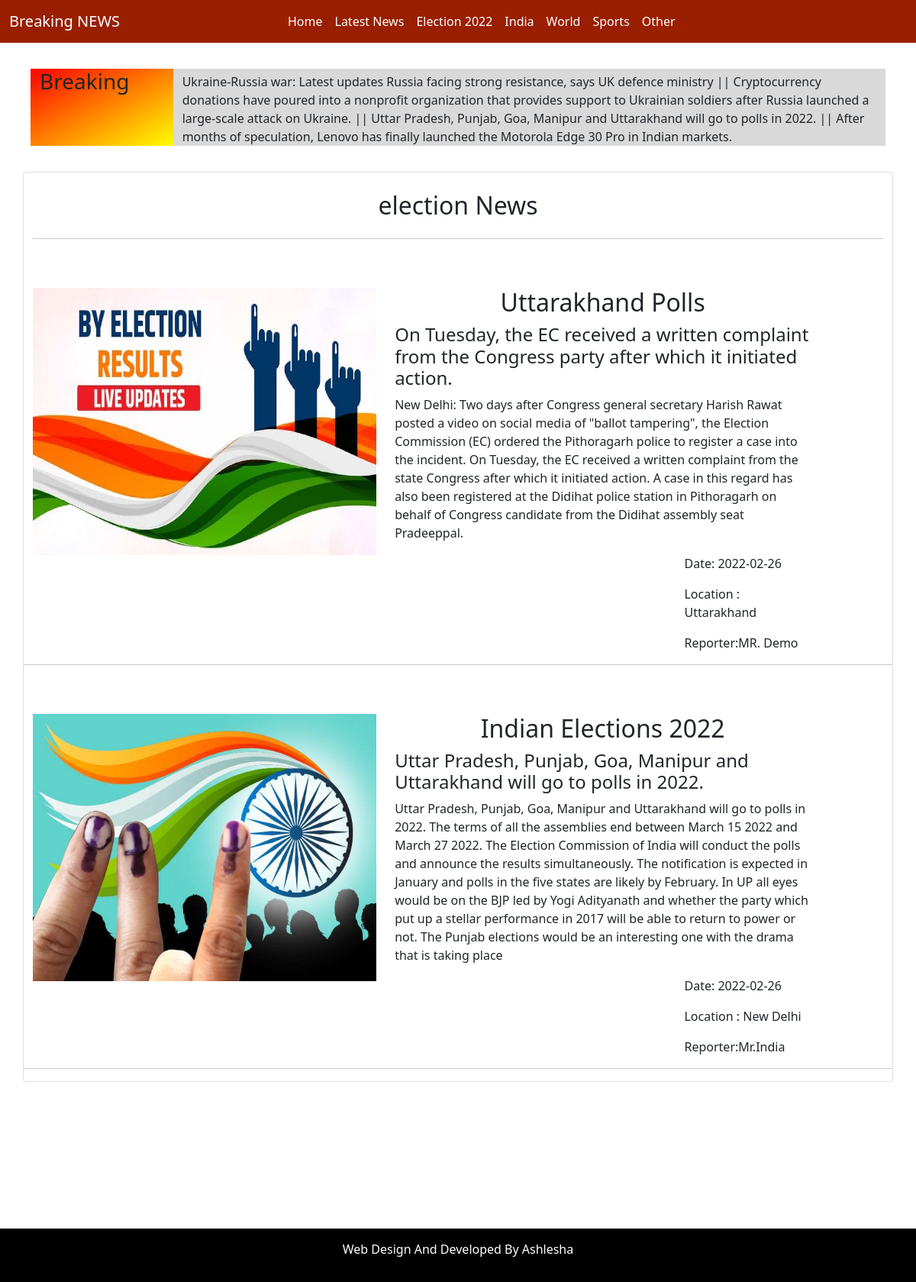
/news_detail.php?id=election, run on the app's committed database.
### tables this page shows
CREATE TABLE `add_news` (
  `id` int(11) NOT NULL,
  `heading` text NOT NULL,
  `subheading` text NOT NULL,
  `type` text NOT NULL,
  `msg` text NOT NULL,
  `photo` text NOT NULL,
  `location` text NOT NULL,
  `date` date NOT NULL,
  `auther` text NOT NULL,
  `created_at` timestamp NOT NULL DEFAULT current_timestamp() ON UPDATE current_timestamp()
);

### news_detail.php (the view, shortened to what this page needs)
<?php
$con=mysqli_connect("localhost","root","","news");
?>
<!DOCTYPE html>
<html>
<head>
	<link href="https://cdn.jsdelivr.net/npm/bootstrap@5.1.3/dist/css/bootstrap.min.css" rel="stylesheet">
</head>
<body>
<nav style="background-color: #991f00;color: white;" class="navbar navbar-expand-sm">
  <div class="container-fluid">
    <div class="collapse navbar-collapse" id="navbarTogglerDemo01">
      <a class="navbar-brand" href="index.php">Breaking NEWS </a>
      <ul  class="navbar-nav me-auto mb-2 mb-lg-0 offset-lg-2">
        <li class="nav-item">
          <a class="nav-link active" aria-current="page" href="index.php">Home</a>
        </li>
        <li class="nav-item">
          <a class="nav-link" href="news_detail.php?id=latest">Latest News</a>
        </li>
        <li class="nav-item">
          <a class="nav-link" href="news_detail.php?id=election">Election 2022</a>
        </li>
         <li class="nav-item">
          <a class="nav-link" href="news_detail.php?id=india">India</a>
        </li> <li class="nav-item">
          <a class="nav-link" href="news_detail.php?id=world">World</a>
        </li> <li class="nav-item">
          <a class="nav-link" href="news_detail.php?id=sport">Sports</a>
        </li> <li class="nav-item">
          <a class="nav-link" href="news_detail.php?id=other">Other</a>
        </li>
      </ul>
    </div>
  </div>
</nav>
<br>
<div class="container">
	<div style="padding: 10px;" class="row">
		<div style=" background-image: linear-gradient(to bottom right, red, yellow);" class="col-lg-2">
			<h3>Breaking </h3>
		</div>
		<div style="background-color: #d9d9d9;" class="col-lg-10">
			<marquee style="margin-top: 5px;"> Ukraine-Russia war: Latest updates
				Russia facing strong resistance, says UK defence ministry   || Cryptocurrency donations have poured into a nonprofit organization that provides support to Ukrainian soldiers after Russia launched a large-scale attack on Ukraine. ||
		 		Uttar Pradesh, Punjab, Goa, Manipur and Uttarakhand will go to polls in 2022. || After months of speculation, Lenovo has finally launched the Motorola Edge 30 Pro in Indian markets.
		 	</marquee>
		</div>
	</div>
</div>
<br>
<div class="container card">
	<br>
		<h2 class="center"> <?php echo $type=$_GET['id'];?> News </h2>
		<hr>
<div class="row">
<?php
 $id=$_GET['id'];
  	$s="select * from add_news where type='$id' ORDER BY id DESC";
  	$r=mysqli_query($con,$s);
  	while($a=mysqli_fetch_array($r)) {
  		$h=$a['heading'];
  		$sh=$a['subheading'];
  		$m=$a['msg'];
  		$p=$a['photo'];
  		$l=$a['location'];
  		$d=$a['date'];
  		$a=$a['auther'];
  		echo "
						  	<div class='col-lg-12'>
						  	<br><br>
						 		<div class='row'>
						 			<div class='col-lg-5'>
										<img src='news_images/$p' width='100%' height='350px'>
									</div>
									<div class='col-lg-6'>
										<h2 class='center'> $h</h2>
										<h4>$sh</h4>
											<p> $m</p>
											<div class='row'>
												<div class='col-lg-4 offset-lg-8'>
													<p>Date: $d </p>
													<p>Location : $l </p>
													<p>Reporter:$a </p>
												</div>
											</div>
									</div>
								</div>
							</div>
										<hr>
						  		";
  	}
?>
</div>
</div>
<br> <br>
<br> <br>
<br> <br>
<br> <br>
<div style="background-color: black;color: white;padding: 15px;" class="container-fluid">
	<div class="row">
		<p class="center"> Web Design And Developed By Ashlesha </p>
	</div>
</div>
</body>
</html>

### news_detail.php (style rules this page uses)
a { text-decoration: none; color: white; }
.nav-link { text-decoration: none; color: white; }
.center { text-align: center; }

### data on the page
add_news: photo (picture), heading "Uttarakhand Polls", subheading "On Tuesday, the EC received a written complaint from the Congress party after which it initiated action.", msg "New Delhi: Two days after Congress general secretary Harish Rawat posted a video on social media of \"ballot tampering\", the Election Commission (EC) ordered the Pithoragarh police to register a case into the incident. On Tuesday, the EC received a written complaint from the state Congress after which it initiated action. A case in this regard has also been registered at the Didihat police station in Pithoragarh on behalf of Congress candidate from the Didihat assembly seat Pradeeppal.", date "2022-02-26", location "Uttarakhand", auther "MR. Demo"
add_news: photo (picture), heading "Indian Elections 2022", subheading "Uttar Pradesh, Punjab, Goa, Manipur and Uttarakhand will go to polls in 2022.", msg "Uttar Pradesh, Punjab, Goa, Manipur and Uttarakhand will go to polls in 2022. The terms of all the assemblies end between March 15 2022 and March 27 2022. The Election Commission of India will conduct the polls and announce the results simultaneously. The notification is expected in January and polls in the five states are likely by February. In UP all eyes would be on the BJP led by Yogi Adityanath and whether the party which put up a stellar performance in 2017 will be able to return to power or not. The Punjab elections would be an interesting one with the drama that is taking place", date "2022-02-26", location "New Delhi", auther "Mr.India"

### other printed values
$type=$_GET['id'] "election"
